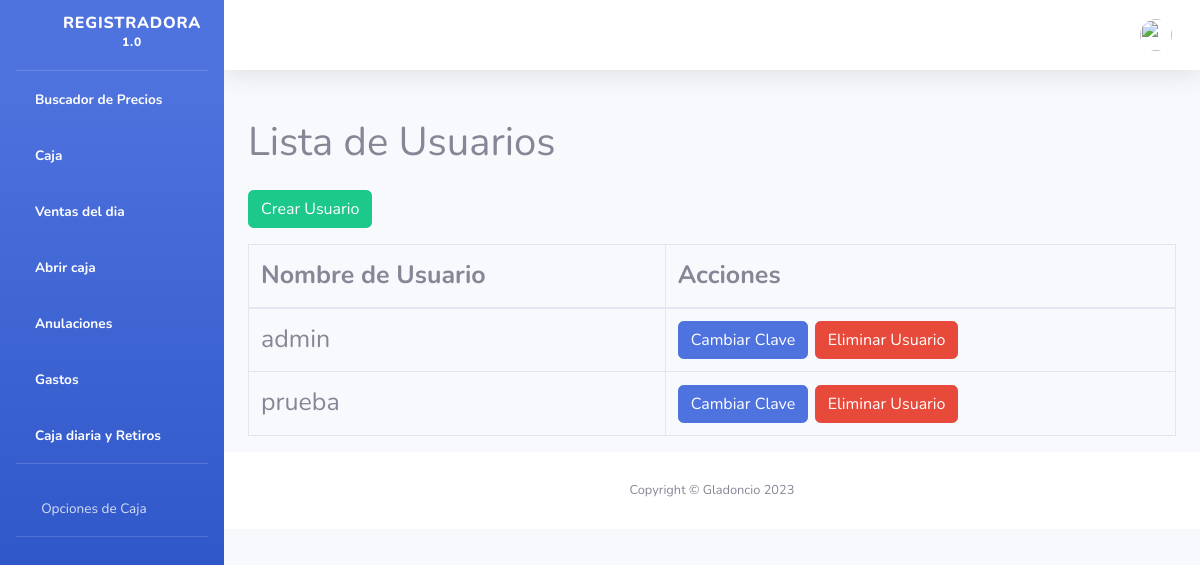
The app's page /usuarios/, older data.
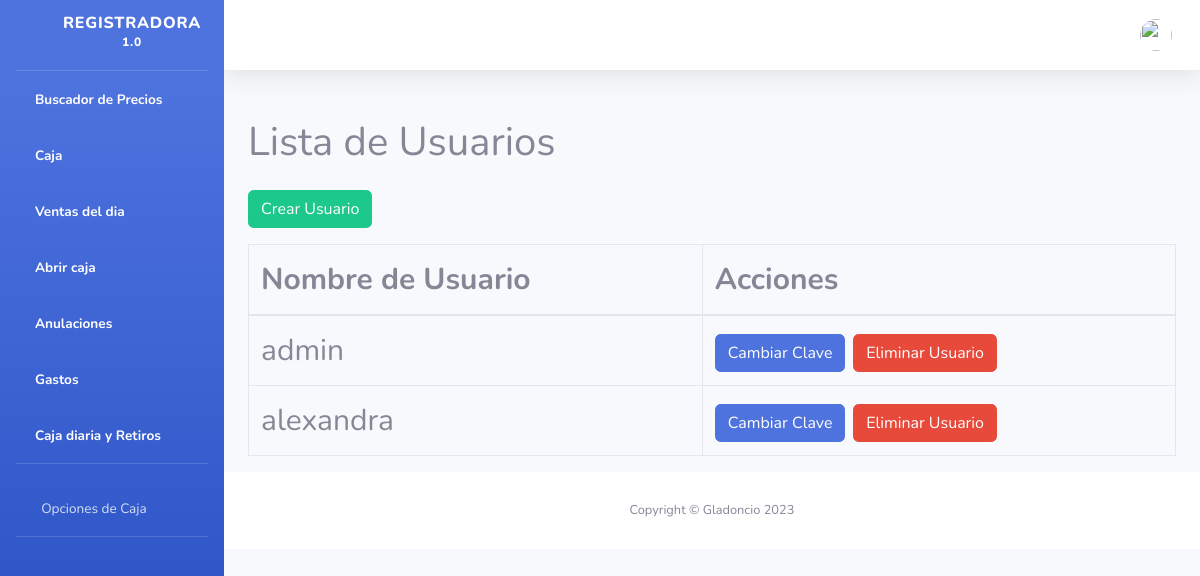
The same page, newer data.
### core/models.py (models this page shows)
class Usuario(AbstractUser):
    PERMISOS_CHOICES = (
        ('cajero', 'Cajero'),
        ('admin', 'Administrador'),
        ('bodeguero', 'Bodeguero'),
    )
    permisos = models.CharField(
        max_length=40,
        null=True,
        verbose_name="Permiso",
        default="Cajero",
        choices=PERMISOS_CHOICES,  # Asigna las opciones como choices
    )
    rut = models.CharField(max_length=40, null=True, verbose_name="Rut", default="", blank=True)
    clave_anulacion = models.CharField(max_length=20, default="", unique=True)  # Hacer la clave única

### core/views.py (the view)
# urls.py: path('usuarios/', views.lista_usuarios, name='lista_usuarios'),
def lista_usuarios(request):
    usuarios = Usuario.objects.all()
    return render(request, 'lista_usuarios.html', {'usuarios': usuarios})

### core/funciones.py (called while the page is built, shortened)
def verificar_actualizacion(request):
    context = {'actualizado' : "si"}
    actualizacion = ActualizacionModel.objects.first()
    return context

### core/global.py (called while the page is built)
def variables_globales(request):
    configuracion = Configuracion.objects.first()  # Suponiendo que tienes una única configuración
    context = {'configuracion' : configuracion}
    return context

### core/templates/lista_usuarios.html (shortened to what this page needs)
{% extends 'base/nav.html' %}
{% block body %}
<div class="container-fluid resize-text">
   <div class="row">
      <div class="col-md-12">
         <h1 class="my-4">Lista de Usuarios</h1>
         <a href="{% url 'crear_usuario' %}" class="btn btn-success mb-3">Crear Usuario</a>
         <table class="table table-bordered">
            <thead>
               <tr>
                  <th>Nombre de Usuario</th>
                  <th>Acciones</th>
               </tr>
            </thead>
            <tbody>
               {% for usuario in usuarios %}
               <tr>
                  <td>{{ usuario.username }}</td>
                  <td>
                     <a href="{% url 'cambiar_clave_usuario' user_id=usuario.id %}" class="btn btn-primary">Cambiar Clave</a>
                     <button type="button" class="btn btn-danger eliminar-usuario" data-toggle="modal" data-target="#eliminarModal{{ usuario.id }}">Eliminar Usuario</button>
                  </td>
               </tr>
               {% endfor %}
            </tbody>
         </table>
      </div>
   </div>
</div>
{% include 'base/footer.html' %}
{% endblock %}

Row changes from the older to the newer data that the page shows:
removed Usuario: username "prueba"
added Usuario: username "alexandra"
